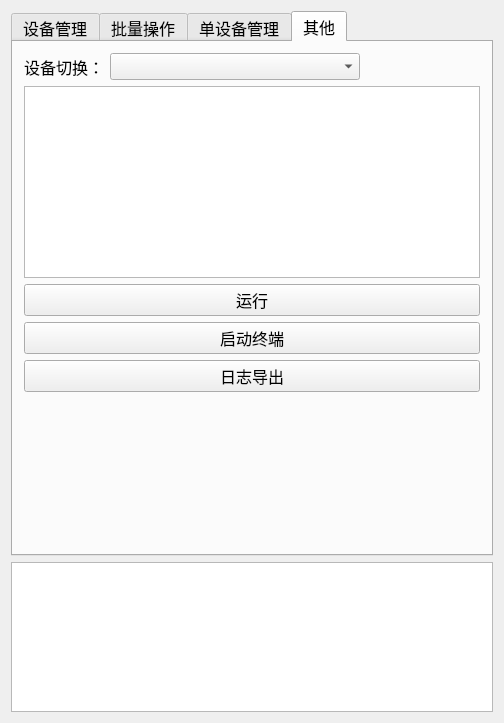
<?xml version="1.0" encoding="UTF-8"?>
<ui version="4.0">
 <class>AdbHelperToolClass</class>
 <widget class="QMainWindow" name="AdbHelperToolClass">
  <property name="geometry">
   <rect>
    <x>0</x>
    <y>0</y>
    <width>504</width>
    <height>614</height>
   </rect>
  </property>
  <property name="windowTitle">
   <string>AdbHelperTool</string>
  </property>
  <widget class="QWidget" name="centralWidget">
   <layout class="QVBoxLayout" name="verticalLayout_9">
    <item>
     <widget class="QTabWidget" name="tabWidget">
      <property name="font">
       <font>
        <pointsize>12</pointsize>
       </font>
      </property>
      <property name="currentIndex">
       <number>3</number>
      </property>
      <widget class="QWidget" name="deviceManagementPage">
       <attribute name="title">
        <string>设备管理</string>
       </attribute>
       <layout class="QVBoxLayout" name="verticalLayout">
        <property name="spacing">
         <number>10</number>
        </property>
        <item>
         <widget class="QWidget" name="widget_2" native="true">
          <property name="minimumSize">
           <size>
            <width>120</width>
            <height>0</height>
           </size>
          </property>
          <property name="font">
           <font>
            <pointsize>10</pointsize>
           </font>
          </property>
          <layout class="QHBoxLayout" name="horizontalLayout_2">
           <property name="spacing">
            <number>6</number>
           </property>
           <property name="leftMargin">
            <number>0</number>
           </property>
           <property name="topMargin">
            <number>0</number>
           </property>
           <property name="rightMargin">
            <number>0</number>
           </property>
           <property name="bottomMargin">
            <number>0</number>
           </property>
           <item>
            <widget class="QLabel" name="label">
             <property name="font">
              <font>
               <pointsize>10</pointsize>
              </font>
             </property>
             <property name="text">
              <string>已连接设备:</string>
             </property>
            </widget>
           </item>
           <item>
            <widget class="QLabel" name="label_2">
             <property name="font">
              <font>
               <pointsize>10</pointsize>
              </font>
             </property>
             <property name="text">
              <string>1</string>
             </property>
            </widget>
           </item>
           <item>
            <widget class="QLabel" name="label_3">
             <property name="font">
              <font>
               <pointsize>10</pointsize>
              </font>
             </property>
             <property name="text">
              <string>台</string>
             </property>
            </widget>
           </item>
           <item>
            <spacer name="horizontalSpacer">
             <property name="orientation">
              <enum>Qt::Horizontal</enum>
             </property>
             <property name="sizeHint" stdset="0">
              <size>
               <width>40</width>
               <height>20</height>
              </size>
             </property>
            </spacer>
           </item>
          </layout>
         </widget>
        </item>
        <item>
         <widget class="QListWidget" name="listWidget">
          <property name="font">
           <font>
            <pointsize>10</pointsize>
           </font>
          </property>
         </widget>
        </item>
        <item>
         <widget class="QWidget" name="widget" native="true">
          <layout class="QHBoxLayout" name="horizontalLayout_3">
           <property name="spacing">
            <number>6</number>
           </property>
           <property name="leftMargin">
            <number>0</number>
           </property>
           <property name="topMargin">
            <number>0</number>
           </property>
           <property name="rightMargin">
            <number>0</number>
           </property>
           <property name="bottomMargin">
            <number>0</number>
           </property>
           <item>
            <widget class="QPushButton" name="rebootDeviceBth">
             <property name="font">
              <font>
               <pointsize>10</pointsize>
               <weight>50</weight>
               <bold>false</bold>
              </font>
             </property>
             <property name="text">
              <string>重启选中设备</string>
             </property>
            </widget>
           </item>
           <item>
            <widget class="QPushButton" name="btnBatchRefresh">
             <property name="font">
              <font>
               <pointsize>10</pointsize>
              </font>
             </property>
             <property name="text">
              <string>刷新设备列表</string>
             </property>
            </widget>
           </item>
           <item>
            <widget class="QPushButton" name="selectAllBth">
             <property name="font">
              <font>
               <pointsize>10</pointsize>
              </font>
             </property>
             <property name="text">
              <string>全选</string>
             </property>
            </widget>
           </item>
           <item>
            <widget class="QPushButton" name="cancelSelectBth">
             <property name="font">
              <font>
               <pointsize>10</pointsize>
              </font>
             </property>
             <property name="text">
              <string>反选</string>
             </property>
            </widget>
           </item>
           <item>
            <spacer name="horizontalSpacer_2">
             <property name="orientation">
              <enum>Qt::Horizontal</enum>
             </property>
             <property name="sizeHint" stdset="0">
              <size>
               <width>40</width>
               <height>20</height>
              </size>
             </property>
            </spacer>
           </item>
          </layout>
         </widget>
        </item>
        <item>
         <widget class="QWidget" name="widget_3" native="true">
          <layout class="QHBoxLayout" name="horizontalLayout_4">
           <property name="spacing">
            <number>6</number>
           </property>
           <property name="leftMargin">
            <number>0</number>
           </property>
           <property name="topMargin">
            <number>0</number>
           </property>
           <property name="rightMargin">
            <number>0</number>
           </property>
           <property name="bottomMargin">
            <number>0</number>
           </property>
           <item>
            <widget class="QLabel" name="label_4">
             <property name="font">
              <font>
               <pointsize>9</pointsize>
              </font>
             </property>
             <property name="text">
              <string>提示：勾选设备后可切换到「批量操作」页执行任务</string>
             </property>
            </widget>
           </item>
          </layout>
         </widget>
        </item>
       </layout>
      </widget>
      <widget class="QWidget" name="batcjOperationPage">
       <attribute name="title">
        <string>批量操作</string>
       </attribute>
       <layout class="QVBoxLayout" name="verticalLayout_3">
        <item>
         <widget class="QGroupBox" name="groupBox">
          <property name="title">
           <string>批量安装应用</string>
          </property>
          <layout class="QHBoxLayout" name="horizontalLayout_5">
           <item>
            <widget class="QLabel" name="label_5">
             <property name="text">
              <string>APK文件:</string>
             </property>
            </widget>
           </item>
           <item>
            <widget class="QLineEdit" name="leApkPath">
             <property name="placeholderText">
              <string>选择 APK 文件</string>
             </property>
            </widget>
           </item>
           <item>
            <widget class="QPushButton" name="btnBrowseApk">
             <property name="text">
              <string>浏览文件</string>
             </property>
            </widget>
           </item>
           <item>
            <widget class="QPushButton" name="btnBatchInstall">
             <property name="text">
              <string>批量安装</string>
             </property>
            </widget>
           </item>
          </layout>
         </widget>
        </item>
        <item>
         <widget class="QGroupBox" name="groupBox_2">
          <property name="title">
           <string>批量卸载应用</string>
          </property>
          <layout class="QHBoxLayout" name="horizontalLayout_7">
           <item>
            <widget class="QLabel" name="label_6">
             <property name="text">
              <string>应用包名:</string>
             </property>
            </widget>
           </item>
           <item>
            <widget class="QLineEdit" name="lePackageName">
             <property name="placeholderText">
              <string>请输入应用包名，例如 com.example.test</string>
             </property>
            </widget>
           </item>
           <item>
            <widget class="QPushButton" name="btnBatchUninstall">
             <property name="text">
              <string>批量卸载</string>
             </property>
            </widget>
           </item>
          </layout>
         </widget>
        </item>
        <item>
         <widget class="QGroupBox" name="groupBox_3">
          <property name="title">
           <string>批量推文件</string>
          </property>
          <layout class="QVBoxLayout" name="verticalLayout_4">
           <item>
            <layout class="QHBoxLayout" name="horizontalLayout_6">
             <item>
              <widget class="QLabel" name="label_7">
               <property name="text">
                <string>本地路径:</string>
               </property>
              </widget>
             </item>
             <item>
              <widget class="QLineEdit" name="pushLocalFileEdit"/>
             </item>
             <item>
              <widget class="QPushButton" name="pushLocalFileBth">
               <property name="text">
                <string>浏览本地文件</string>
               </property>
              </widget>
             </item>
            </layout>
           </item>
           <item>
            <layout class="QHBoxLayout" name="horizontalLayout_8">
             <item>
              <widget class="QLabel" name="label_8">
               <property name="text">
                <string>远程路径:</string>
               </property>
              </widget>
             </item>
             <item>
              <widget class="QLineEdit" name="pushRemotFileEdit"/>
             </item>
            </layout>
           </item>
           <item>
            <layout class="QHBoxLayout" name="horizontalLayout_11">
             <item>
              <spacer name="horizontalSpacer_4">
               <property name="orientation">
                <enum>Qt::Horizontal</enum>
               </property>
               <property name="sizeHint" stdset="0">
                <size>
                 <width>40</width>
                 <height>20</height>
                </size>
               </property>
              </spacer>
             </item>
             <item>
              <widget class="QPushButton" name="batchPushFileBth">
               <property name="text">
                <string>批量推送</string>
               </property>
              </widget>
             </item>
             <item>
              <spacer name="horizontalSpacer_3">
               <property name="orientation">
                <enum>Qt::Horizontal</enum>
               </property>
               <property name="sizeHint" stdset="0">
                <size>
                 <width>40</width>
                 <height>20</height>
                </size>
               </property>
              </spacer>
             </item>
            </layout>
           </item>
          </layout>
         </widget>
        </item>
        <item>
         <widget class="QGroupBox" name="groupBox_4">
          <property name="title">
           <string>批量拉文件</string>
          </property>
          <layout class="QVBoxLayout" name="verticalLayout_5">
           <item>
            <layout class="QHBoxLayout" name="horizontalLayout_9">
             <item>
              <widget class="QLabel" name="label_10">
               <property name="text">
                <string>远程路径:</string>
               </property>
              </widget>
             </item>
             <item>
              <widget class="QLineEdit" name="pullRemotFileEdit"/>
             </item>
            </layout>
           </item>
           <item>
            <layout class="QHBoxLayout" name="horizontalLayout_10">
             <item>
              <widget class="QLabel" name="label_9">
               <property name="text">
                <string>本地路径:</string>
               </property>
              </widget>
             </item>
             <item>
              <widget class="QLineEdit" name="pullLocalFileEdit"/>
             </item>
             <item>
              <widget class="QPushButton" name="pullLocalFileBth">
               <property name="text">
                <string>浏览保存目录</string>
               </property>
              </widget>
             </item>
            </layout>
           </item>
           <item>
            <layout class="QHBoxLayout" name="horizontalLayout_12">
             <item>
              <spacer name="horizontalSpacer_6">
               <property name="orientation">
                <enum>Qt::Horizontal</enum>
               </property>
               <property name="sizeHint" stdset="0">
                <size>
                 <width>40</width>
                 <height>20</height>
                </size>
               </property>
              </spacer>
             </item>
             <item>
              <widget class="QPushButton" name="batchPullFileBth">
               <property name="text">
                <string>批量拉取</string>
               </property>
              </widget>
             </item>
             <item>
              <spacer name="horizontalSpacer_5">
               <property name="orientation">
                <enum>Qt::Horizontal</enum>
               </property>
               <property name="sizeHint" stdset="0">
                <size>
                 <width>40</width>
                 <height>20</height>
                </size>
               </property>
              </spacer>
             </item>
            </layout>
           </item>
           <item>
            <spacer name="verticalSpacer">
             <property name="orientation">
              <enum>Qt::Vertical</enum>
             </property>
             <property name="sizeHint" stdset="0">
              <size>
               <width>20</width>
               <height>40</height>
              </size>
             </property>
            </spacer>
           </item>
          </layout>
         </widget>
        </item>
       </layout>
      </widget>
      <widget class="QWidget" name="appManagementPage">
       <attribute name="title">
        <string>单设备管理</string>
       </attribute>
       <layout class="QVBoxLayout" name="verticalLayout_8">
        <item>
         <layout class="QHBoxLayout" name="horizontalLayout_13">
          <item>
           <widget class="QLabel" name="label_11">
            <property name="text">
             <string>设备切换：</string>
            </property>
           </widget>
          </item>
          <item>
           <widget class="QComboBox" name="deviceSwitchBox">
            <property name="minimumSize">
             <size>
              <width>250</width>
              <height>0</height>
             </size>
            </property>
           </widget>
          </item>
          <item>
           <spacer name="horizontalSpacer_8">
            <property name="orientation">
             <enum>Qt::Horizontal</enum>
            </property>
            <property name="sizeHint" stdset="0">
             <size>
              <width>40</width>
              <height>20</height>
             </size>
            </property>
           </spacer>
          </item>
         </layout>
        </item>
        <item>
         <layout class="QHBoxLayout" name="horizontalLayout_15">
          <item>
           <widget class="QGroupBox" name="groupBox_5">
            <property name="title">
             <string>筛选</string>
            </property>
            <layout class="QVBoxLayout" name="verticalLayout_6">
             <item>
              <widget class="QCheckBox" name="cbSystemApp">
               <property name="text">
                <string>系统应用</string>
               </property>
              </widget>
             </item>
             <item>
              <widget class="QCheckBox" name="cbThirdParty">
               <property name="text">
                <string>第三方应用</string>
               </property>
              </widget>
             </item>
             <item>
              <layout class="QHBoxLayout" name="horizontalLayout_14">
               <item>
                <widget class="QLabel" name="label_12">
                 <property name="text">
                  <string>搜索:</string>
                 </property>
                </widget>
               </item>
               <item>
                <widget class="QLineEdit" name="leSearch">
                 <property name="placeholderText">
                  <string>搜索应用...</string>
                 </property>
                </widget>
               </item>
              </layout>
             </item>
             <item>
              <spacer name="verticalSpacer_2">
               <property name="orientation">
                <enum>Qt::Vertical</enum>
               </property>
               <property name="sizeHint" stdset="0">
                <size>
                 <width>20</width>
                 <height>40</height>
                </size>
               </property>
              </spacer>
             </item>
            </layout>
           </widget>
          </item>
          <item>
           <widget class="QListWidget" name="listApp"/>
          </item>
         </layout>
        </item>
        <item>
         <widget class="QWidget" name="widget_4" native="true">
          <layout class="QHBoxLayout" name="horizontalLayout_16">
           <item>
            <widget class="QLabel" name="label_16">
             <property name="text">
              <string>APK路径:</string>
             </property>
            </widget>
           </item>
           <item>
            <widget class="QLineEdit" name="apkPathEdit">
             <property name="placeholderText">
              <string>输入路径或拖拽Apk</string>
             </property>
            </widget>
           </item>
           <item>
            <widget class="QPushButton" name="chooseApkFileBth">
             <property name="text">
              <string>选择APK</string>
             </property>
            </widget>
           </item>
          </layout>
         </widget>
        </item>
        <item>
         <layout class="QHBoxLayout" name="horizontalLayout_20">
          <item>
           <widget class="QPushButton" name="btnInstallApk">
            <property name="text">
             <string>安装APK</string>
            </property>
           </widget>
          </item>
          <item>
           <widget class="QPushButton" name="btnUninstallApp">
            <property name="text">
             <string>卸载选中</string>
            </property>
           </widget>
          </item>
          <item>
           <widget class="QPushButton" name="btnForceStop">
            <property name="text">
             <string>强制停止</string>
            </property>
           </widget>
          </item>
         </layout>
        </item>
        <item>
         <widget class="QGroupBox" name="groupBox_6">
          <property name="title">
           <string>文件传输</string>
          </property>
          <layout class="QVBoxLayout" name="verticalLayout_7">
           <item>
            <layout class="QHBoxLayout" name="horizontalLayout_18">
             <item>
              <widget class="QLabel" name="label_13">
               <property name="text">
                <string>本地文件:</string>
               </property>
              </widget>
             </item>
             <item>
              <widget class="QLineEdit" name="dragAreaEdit">
               <property name="placeholderText">
                <string>拖拽到此处</string>
               </property>
              </widget>
             </item>
             <item>
              <widget class="QPushButton" name="btnSelectUploadFile">
               <property name="text">
                <string>选择文件</string>
               </property>
              </widget>
             </item>
            </layout>
           </item>
           <item>
            <layout class="QHBoxLayout" name="horizontalLayout_17">
             <item>
              <widget class="QLabel" name="label_14">
               <property name="text">
                <string>设备路径:</string>
               </property>
              </widget>
             </item>
             <item>
              <widget class="QLineEdit" name="lineEdit">
               <property name="font">
                <font>
                 <pointsize>10</pointsize>
                </font>
               </property>
               <property name="echoMode">
                <enum>QLineEdit::Normal</enum>
               </property>
               <property name="dragEnabled">
                <bool>false</bool>
               </property>
              </widget>
             </item>
             <item>
              <widget class="QLabel" name="label_15">
               <property name="font">
                <font>
                 <pointsize>9</pointsize>
                </font>
               </property>
               <property name="text">
                <string>(固定路径，不可编辑)</string>
               </property>
              </widget>
             </item>
            </layout>
           </item>
           <item>
            <layout class="QHBoxLayout" name="horizontalLayout_19">
             <item>
              <widget class="QPushButton" name="btnUploadFile">
               <property name="text">
                <string>上传文件</string>
               </property>
              </widget>
             </item>
             <item>
              <spacer name="horizontalSpacer_7">
               <property name="orientation">
                <enum>Qt::Horizontal</enum>
               </property>
               <property name="sizeHint" stdset="0">
                <size>
                 <width>40</width>
                 <height>20</height>
                </size>
               </property>
              </spacer>
             </item>
            </layout>
           </item>
          </layout>
         </widget>
        </item>
       </layout>
      </widget>
      <widget class="QWidget" name="commandToolPage">
       <attribute name="title">
        <string>其他</string>
       </attribute>
       <layout class="QVBoxLayout" name="verticalLayout_11">
        <item>
         <layout class="QVBoxLayout" name="verticalLayout_10">
          <item>
           <layout class="QHBoxLayout" name="horizontalLayout_21">
            <item>
             <widget class="QLabel" name="label_17">
              <property name="text">
               <string>设备切换：</string>
              </property>
             </widget>
            </item>
            <item>
             <widget class="QComboBox" name="deviceCombo">
              <property name="minimumSize">
               <size>
                <width>250</width>
                <height>0</height>
               </size>
              </property>
             </widget>
            </item>
            <item>
             <spacer name="horizontalSpacer_9">
              <property name="orientation">
               <enum>Qt::Horizontal</enum>
              </property>
              <property name="sizeHint" stdset="0">
               <size>
                <width>40</width>
                <height>20</height>
               </size>
              </property>
             </spacer>
            </item>
           </layout>
          </item>
          <item>
           <widget class="QTextEdit" name="commandEdit"/>
          </item>
          <item>
           <widget class="QPushButton" name="runAdbBth">
            <property name="text">
             <string>运行</string>
            </property>
           </widget>
          </item>
          <item>
           <widget class="QPushButton" name="startTerminalBth">
            <property name="text">
             <string>启动终端</string>
            </property>
           </widget>
          </item>
          <item>
           <widget class="QPushButton" name="logExportBth">
            <property name="text">
             <string>日志导出</string>
            </property>
           </widget>
          </item>
          <item>
           <spacer name="verticalSpacer_3">
            <property name="orientation">
             <enum>Qt::Vertical</enum>
            </property>
            <property name="sizeHint" stdset="0">
             <size>
              <width>20</width>
              <height>40</height>
             </size>
            </property>
           </spacer>
          </item>
         </layout>
        </item>
       </layout>
      </widget>
     </widget>
    </item>
    <item>
     <widget class="QTextEdit" name="logView">
      <property name="minimumSize">
       <size>
        <width>0</width>
        <height>150</height>
       </size>
      </property>
      <property name="maximumSize">
       <size>
        <width>16777215</width>
        <height>150</height>
       </size>
      </property>
     </widget>
    </item>
   </layout>
  </widget>
 </widget>
 <layoutdefault spacing="6" margin="11"/>
 <resources>
  <include location="AdbHelperTool.qrc"/>
 </resources>
 <connections/>
</ui>
